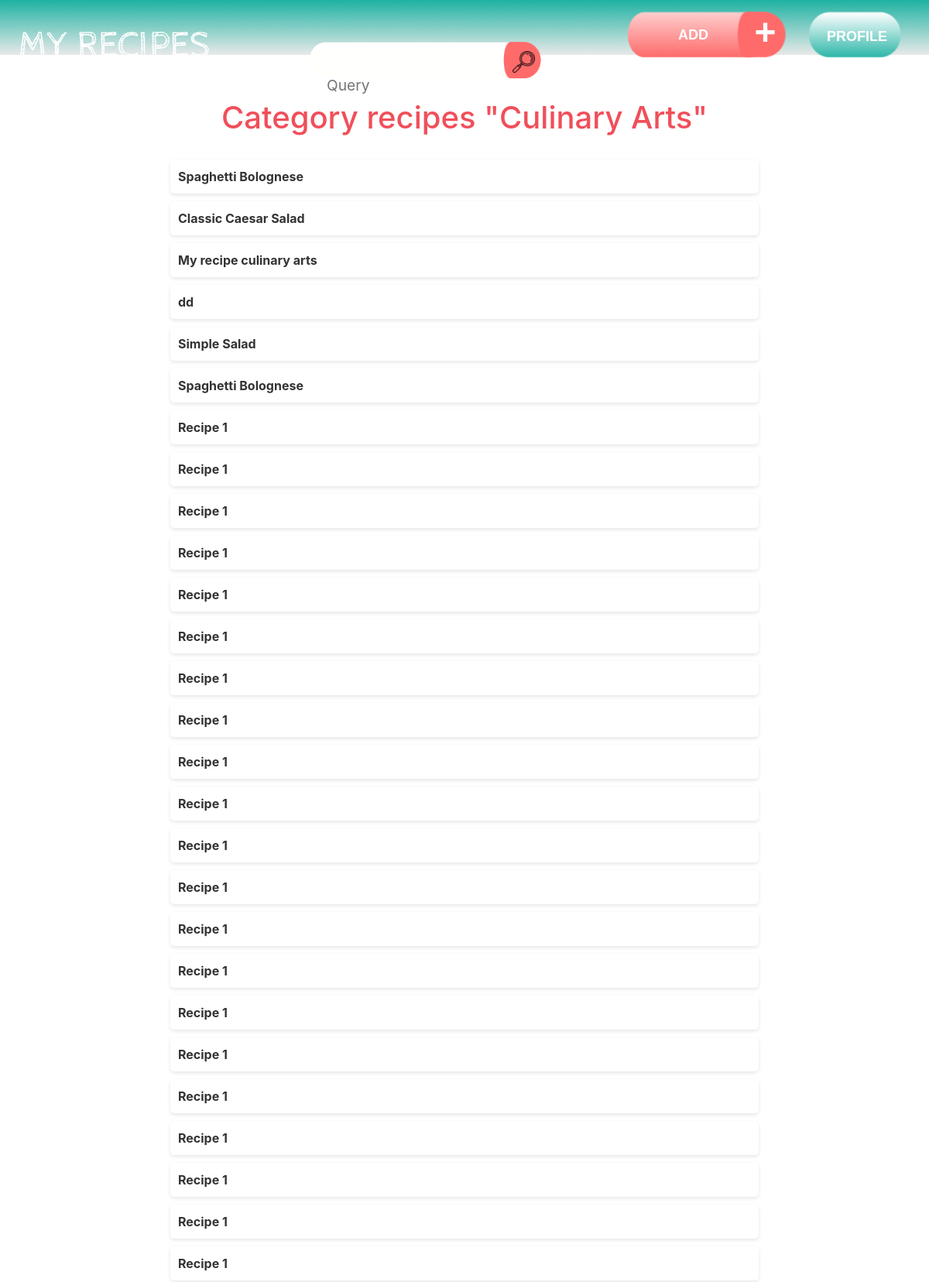
Screenshot of /recettes/Culinary Arts (upper part) with the database file from the repository.
### tables this page shows
CREATE TABLE "recettes" (
    id INTEGER PRIMARY KEY,
    nom TEXT NOT NULL,
    description TEXT,
    instructions TEXT,
    temps_preparation INTEGER,
    temps_cuisson INTEGER,
    portions INTEGER,
    difficulte TEXT,
    categorie TEXT CHECK(categorie IN ('Culinary Arts', 'Bakery', 'Pastry')),
    ingredients TEXT, 
    photo_url TEXT,
    username TEXT
);

### app.py (the view)
@app.route("/recettes/<category>")
def category(category):
    if category in ["Culinary Arts", "Bakery", "Pastry"]:
        recettes = db.execute("SELECT * FROM recettes WHERE categorie = ?", (category,))
        return render_template("category.html", recettes=recettes, categorie=category)
    else:
        return redirect("/apology?message=" + "Catégorie invalide")

### templates/category.html
{% extends "layout.html" %}
{% block main %}
    <link href="/static/category.css" rel="stylesheet">
    <div class="category-container">
        <h1 class="category-title">Category recipes "{{ categorie }}"</h1>
        <ul class="category-list">
            {% for recette in recettes %}
                <li class="category-item"><a class="category-link" href="/detail?id={{ recette['id'] }}">{{ recette.nom }}</a></li>
            {% endfor %}
        </ul>
    </div>
{% endblock %}

### static/category.css (style rules this page uses)
.category-container { max-width: 800px; margin: auto; padding: 20px; }
.category-title { text-align: center; color: #f04f5a; margin-bottom: 30px; }
.category-list { list-style: none; padding: 0; }
.category-item { background-color: #fff; margin-bottom: 10px; padding: 10px; border-radius: 5px; box-shadow: 0 2px 5px rgba(0, 0, 0, 0.1); }
.category-link { text-decoration: none; color: #333; display: block; font-weight: bold; }

### rows the page displays
recettes: nom "Spaghetti Bolognese"
recettes: nom "Classic Caesar Salad"
recettes: nom "My recipe culinary arts"
recettes: nom "dd"
recettes: nom "Simple Salad"
recettes: nom "Spaghetti Bolognese"
recettes: nom "Recipe 1"
recettes: nom "Recipe 1"
recettes: nom "Recipe 1"
recettes: nom "Recipe 1"
recettes: nom "Recipe 1"
recettes: nom "Recipe 1"
recettes: nom "Recipe 1"
recettes: nom "Recipe 1"
recettes: nom "Recipe 1"
recettes: nom "Recipe 1"
recettes: nom "Recipe 1"
recettes: nom "Recipe 1"
recettes: nom "Recipe 1"
recettes: nom "Recipe 1"
recettes: nom "Recipe 1"
recettes: nom "Recipe 1"
recettes: nom "Recipe 1"
recettes: nom "Recipe 1"
recettes: nom "Recipe 1"
recettes: nom "Recipe 1"
recettes: nom "Recipe 1"

### other values shown
{{ categorie }} "Culinary Arts"
